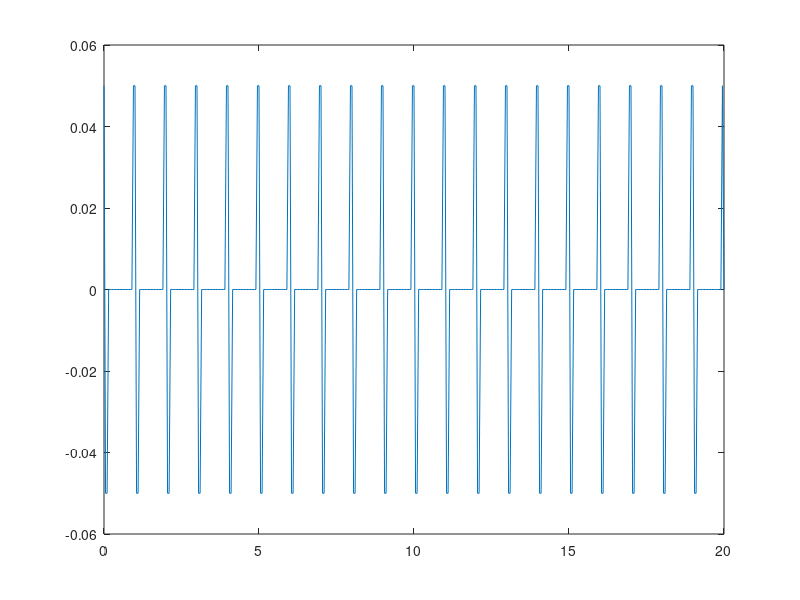

Here is the MATLAB script that generated this plot:

h=0.05;
T=20;
timesraw=0:h:T;

signaltime=1;

amplitude=0.05;

u=zeros(length(timesraw),1);

nsamplecycle=signaltime/h;
dutysamples=ceil(nsamplecycle*0.07);

for i=1:length(u)-1
    samplet=timesraw(i);
    subi=mod(i,nsamplecycle);
    if subi<dutysamples
        u(i)=amplitude;
    elseif subi<dutysamples*2
        u(i)=-amplitude;
    else
        u(i)=0;
    end
end

simin=[timesraw',u];

plot(timesraw,u)